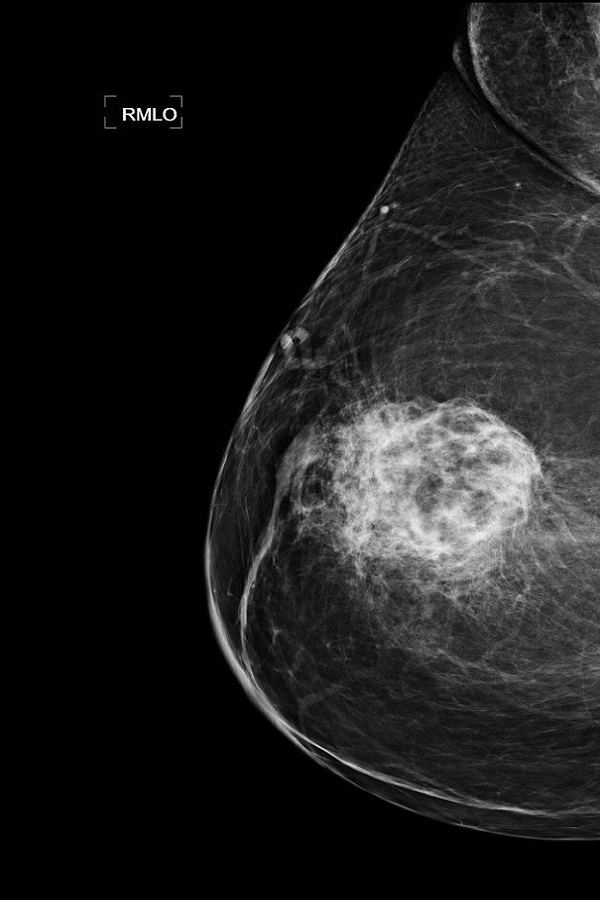
#> input picture input/mammogram.png, 600 x 900 px
$ python detect_and_segment.py
#> lines starting #> are read from the running program, lines starting #| are printed output that depends on the picture; after the words box and inside, x2 and y2 are one past the last pixel; in counts of white or black regions, pixels touching at a corner belong together
import cv2
import numpy as np
from scipy.ndimage import convolve
from skimage.morphology import closing, square
from skimage.filters import sobel

def apply_averaging_filter(image, filter_size):
    """Apply an averaging filter to the image."""
    kernel = np.ones((filter_size, filter_size), np.float32) / (filter_size ** 2)
    smoothed_image = convolve(image, kernel)
    return smoothed_image

def find_patch_region(image, thresholded_image):
    """Identify the patch region that contains the bright pixels."""
    contours, _ = cv2.findContours(thresholded_image, cv2.RETR_EXTERNAL, cv2.CHAIN_APPROX_SIMPLE)

    # Assuming the largest contour corresponds to the cancerous region
    max_contour = max(contours, key=cv2.contourArea)

    # Create a bounding rectangle around the largest contour
    x, y, w, h = cv2.boundingRect(max_contour)

    return (x, y, w, h)

def threshold_image(image, threshold_value):
    """Apply thresholding to separate cancerous regions."""
    _, thresholded_image = cv2.threshold(image, threshold_value, 255, cv2.THRESH_BINARY)
    return thresholded_image

def max_mean_least_variance(image, sub_window_size, X, Y):
    """Detect cancerous region using Max-Mean and Least-Variance technique."""
    rows, cols = image.shape
    detected_region = np.zeros_like(image)

    sub_windows = []
    for i in range(0, rows - sub_window_size + 1, sub_window_size):
        for j in range(0, cols - sub_window_size + 1, sub_window_size):
            sub_window = image[i:i + sub_window_size, j:j + sub_window_size]
            mean_intensity = np.mean(sub_window)
            variance = np.var(sub_window)
            sub_windows.append((mean_intensity, variance, i, j))

    # Sort sub-windows by mean intensity (descending)
    sub_windows = sorted(sub_windows, key=lambda x: x[0], reverse=True)

    # Select the top X sub-windows by mean intensity
    top_mean_sub_windows = sub_windows[:X]

    # From these, select the top Y sub-windows by least variance
    top_mean_sub_windows = sorted(top_mean_sub_windows, key=lambda x: x[1])
    top_variance_sub_windows = top_mean_sub_windows[:Y]

    # Highlight the detected region in the image
    for _, _, i, j in top_variance_sub_windows:
        detected_region[i:i + sub_window_size, j:j + sub_window_size] = 255

    return detected_region

def apply_morphological_closing(image, size):
    """Apply morphological closing to smooth the edges and fill small holes."""
    return closing(image, square(size))

def apply_image_gradient(image):
    """Apply gradient to highlight the edges."""
    return sobel(image)

def detect_and_segment(image, filter_size=25, threshold_value=125, sub_window_size=3, M=2800, V=1800):
    """Main function to detect and segment cancerous regions in a mammogram image."""
    smoothed_image = apply_averaging_filter(image, filter_size)
    thresholded_image = threshold_image(smoothed_image, threshold_value)

    # Assuming rectangular window surrounds the patch
    x, y, w, h = find_patch_region(image, thresholded_image)

    # Extract the patch region from the original image
    patch_region = image[y:y+h, x:x+w]

    # Apply Max-Mean and Least Variance technique on the rectangular window
    highlighted_region = max_mean_least_variance(patch_region, sub_window_size, M, V)

    # replacing in original image position
    detected_region = np.zeros_like(image)
    detected_region[y:y+h, x:x+w] = highlighted_region


    # Apply morphological closing and image gradient
    closed_image = apply_morphological_closing(detected_region, size=10)
    gradient_image = apply_image_gradient(closed_image)

    # highlight detection tumor region in original image
    tumor_region = image
    tumor_region[gradient_image > 0] = 255
    cv2.imwrite("./output/tumor_region.png", tumor_region)


    # Display the intermediate and final results
    cv2.imshow(f"Original Image", image)
    cv2.imshow(f"Thresholded Image {threshold_value}", thresholded_image)
    cv2.imshow(f"Detected Cancer Region", detected_region)
    cv2.imshow(f"Closed Image", closed_image)
    cv2.imshow(f"Gradient Image", gradient_image)
    cv2.imshow(f"Tumor_region", image)

    cv2.waitKey(0)
    cv2.destroyAllWindows()


# Example usage:
# Load the mammogram image (grayscale)
image = cv2.imread('./input/mammogram.png', 0)
#> image is the input picture: shape (900, 600); min 0, max 255, mean 28.5

# Detect and segment cancerous regions
detect_and_segment(image,  sub_window_size=3, M=2800, V=1800)
#> in apply_averaging_filter, `smoothed_image = convolve(image, kernel)`:
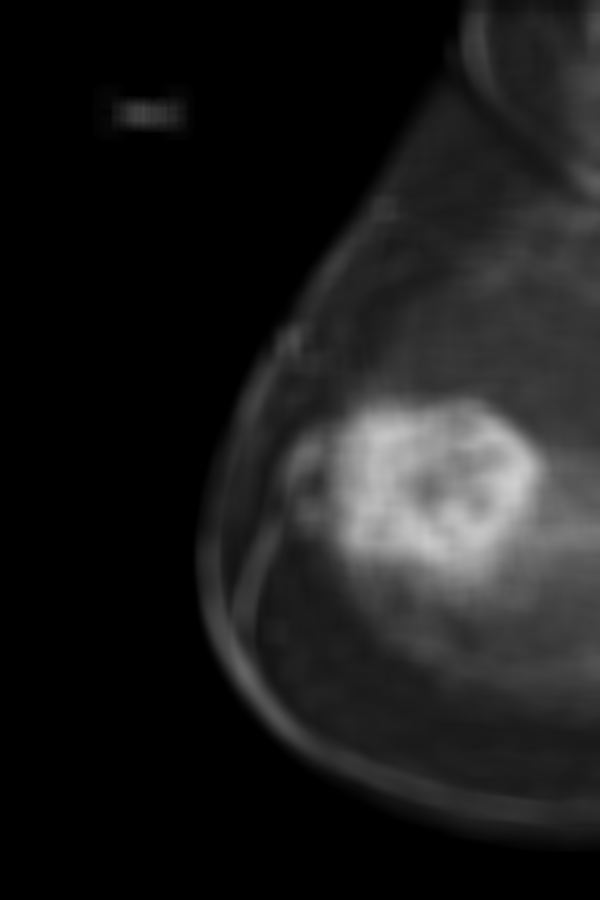
#> smoothed_image: shape (900, 600); min 0, max 206, mean 28.2
#> in threshold_image, `_, thresholded_image = cv2.threshold(image, threshold_value, 255, cv2...`:
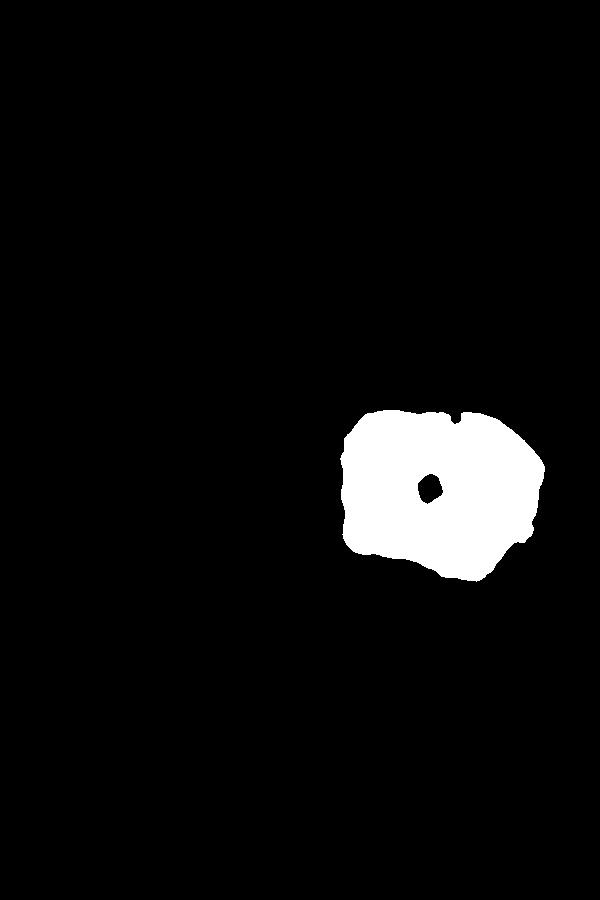
#> thresholded_image: shape (900, 600); 5% white; 1 white region
#> in find_patch_region, `contours, _ = cv2.findContours(thresholded_image, cv2.RETR_EXTERNAL, c..`: contours = 1 contour; box (x1, y1, x2, y2) and area: (340, 410, 545, 582) 27424
#> in find_patch_region, `max_contour = max(contours, key=cv2.contourArea)`: max_contour = contour of 245 points, box (x1, y1, x2, y2) (340, 410, 545, 582), area 27424
#> in find_patch_region, `x, y, w, h = cv2.boundingRect(max_contour)`: x = 340; y = 410; w = 205; h = 172
#> in detect_and_segment, `x, y, w, h = find_patch_region(image, thresholded_image)`: x = 340; y = 410; w = 205; h = 172
#> in detect_and_segment, `patch_region = image[y:y+h, x:x+w]`:
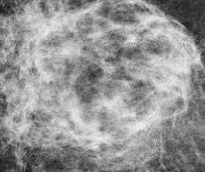
#> patch_region: shape (172, 205); min 21, max 253, mean 148.8
#> after the loop in max_mean_least_variance, `for i in range(0, rows - sub_window_size + 1, sub_window_size):`: sub_windows = 3876 items, first 6: (85.11, 402.3, 0, 0), (64.11, 175, 0, 3), (60.89, 17.43, 0, 6), (79.33, 125.1, 0, 9), (77.44, 188, 0, 12), (104.4, 328.5, 0, 15)
#> in max_mean_least_variance, `sub_windows = sorted(sub_windows, key=lambda x: x[0], reverse=True)`: sub_windows = 3876 items, first 6: (233.2, 15.51, 123, 138), (231.6, 23.8, 123, 141), (230.9, 17.21, 126, 135), (230.7, 131.6, 138, 99), (230.6, 26.69, 126, 138), (227.8, 36.4, 138, 96)
#> in max_mean_least_variance, `top_mean_sub_windows = sub_windows[:X]`: top_mean_sub_windows = 2800 items, first 6: (233.2, 15.51, 123, 138), (231.6, 23.8, 123, 141), (230.9, 17.21, 126, 135), (230.7, 131.6, 138, 99), (230.6, 26.69, 126, 138), (227.8, 36.4, 138, 96)
#> in max_mean_least_variance, `top_mean_sub_windows = sorted(top_mean_sub_windows, key=lambda x: x[1])`: top_mean_sub_windows = 2800 items, first 6: (192.9, 3.21, 51, 72), (211, 3.56, 126, 84), (216.4, 4.25, 141, 96), (219.4, 4.91, 102, 105), (207, 5.11, 72, 165), (190.4, 5.14, 96, 42)
#> in max_mean_least_variance, `top_variance_sub_windows = top_mean_sub_windows[:Y]`: top_variance_sub_windows = 1800 items, first 6: (192.9, 3.21, 51, 72), (211, 3.56, 126, 84), (216.4, 4.25, 141, 96), (219.4, 4.91, 102, 105), (207, 5.11, 72, 165), (190.4, 5.14, 96, 42)
#> the loop in max_mean_least_variance, `for _, _, i, j in top_variance_sub_windows:` made 1800 passes
#> (i, j) on passes 1 to 3: (51, 72), (126, 84), (141, 96)
#> after the loop in max_mean_least_variance, `for _, _, i, j in top_variance_sub_windows:`:
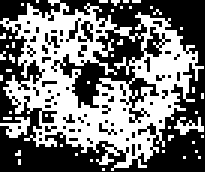
#> detected_region: shape (172, 205); 45.9% white; 46 white regions (32 under 20 px), largest, box (x1, y1, x2, y2) and area: (0, 0, 204, 171) 14940, (0, 117, 30, 138) 333, (174, 117, 204, 135) 252
#> in detect_and_segment, `detected_region[y:y+h, x:x+w] = highlighted_region`:
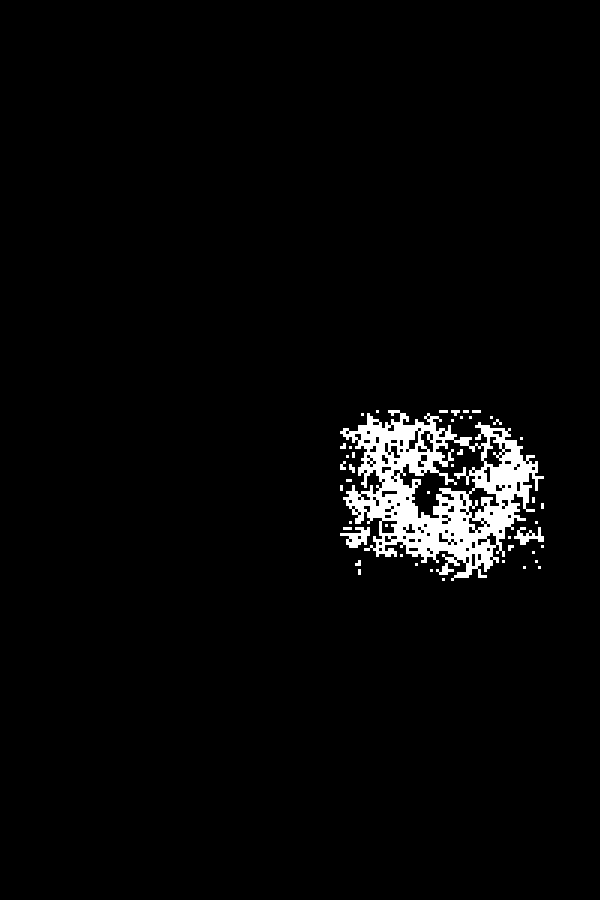
#> detected_region: shape (900, 600); 3% white; 46 white regions (32 under 20 px), largest, box (x1, y1, x2, y2) and area: (340, 410, 544, 581) 14940, (340, 527, 370, 548) 333, (514, 527, 544, 545) 252
#> in apply_morphological_closing, `return closing(image, square(size))`: returned value: shape (900, 600); 4.8% white; 5 white regions (3 under 20 px), largest, box (x1, y1, x2, y2) and area: (340, 410, 544, 581) 25839, (355, 560, 361, 575) 54
#> in apply_image_gradient, `return sobel(image)`:
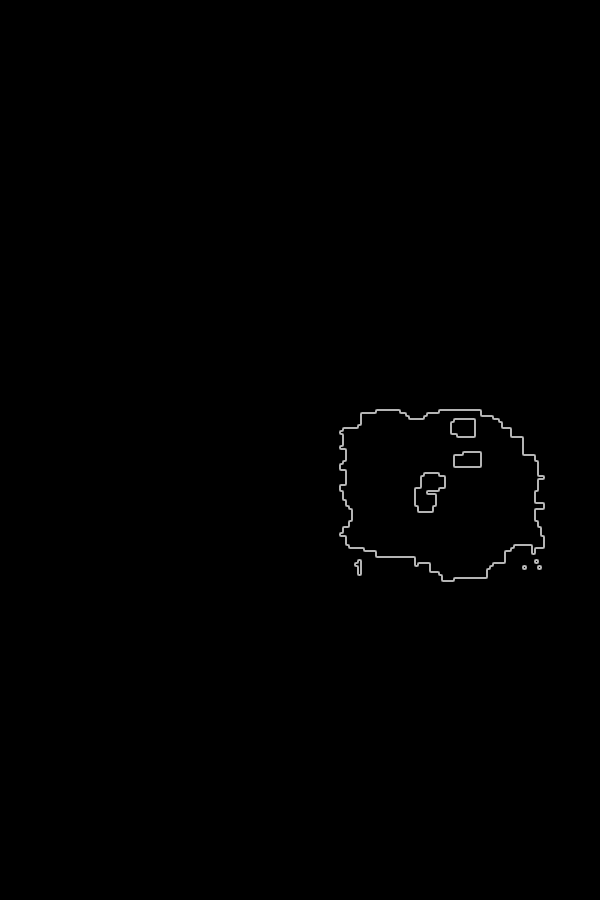
#> returned value: shape (900, 600) float64; min 0, max 0.75, mean 0.00314
#> in detect_and_segment, `tumor_region[gradient_image > 0] = 255`:
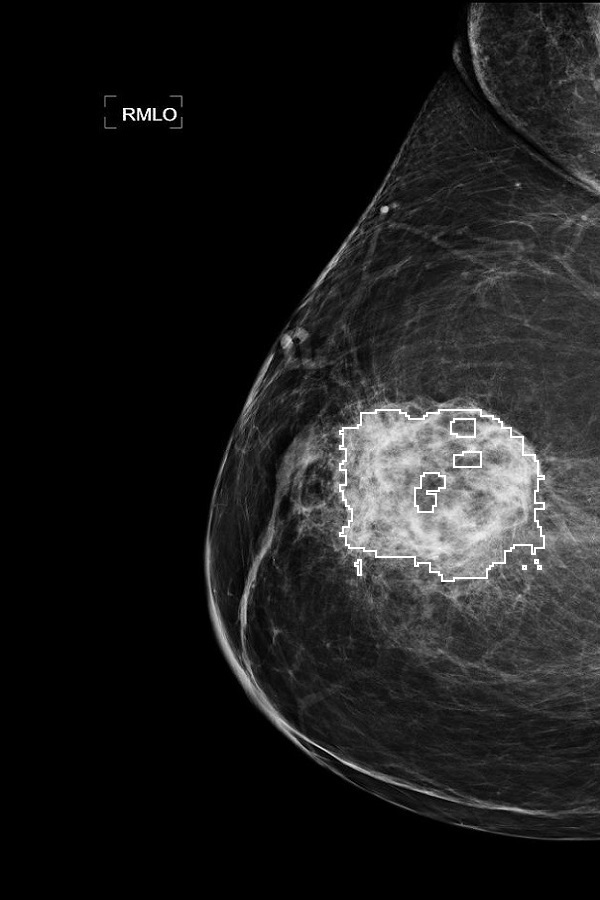
#> tumor_region: shape (900, 600); 0.48% of pixels changed, all inside (x1, y1, x2, y2) = (339, 409, 545, 582)
